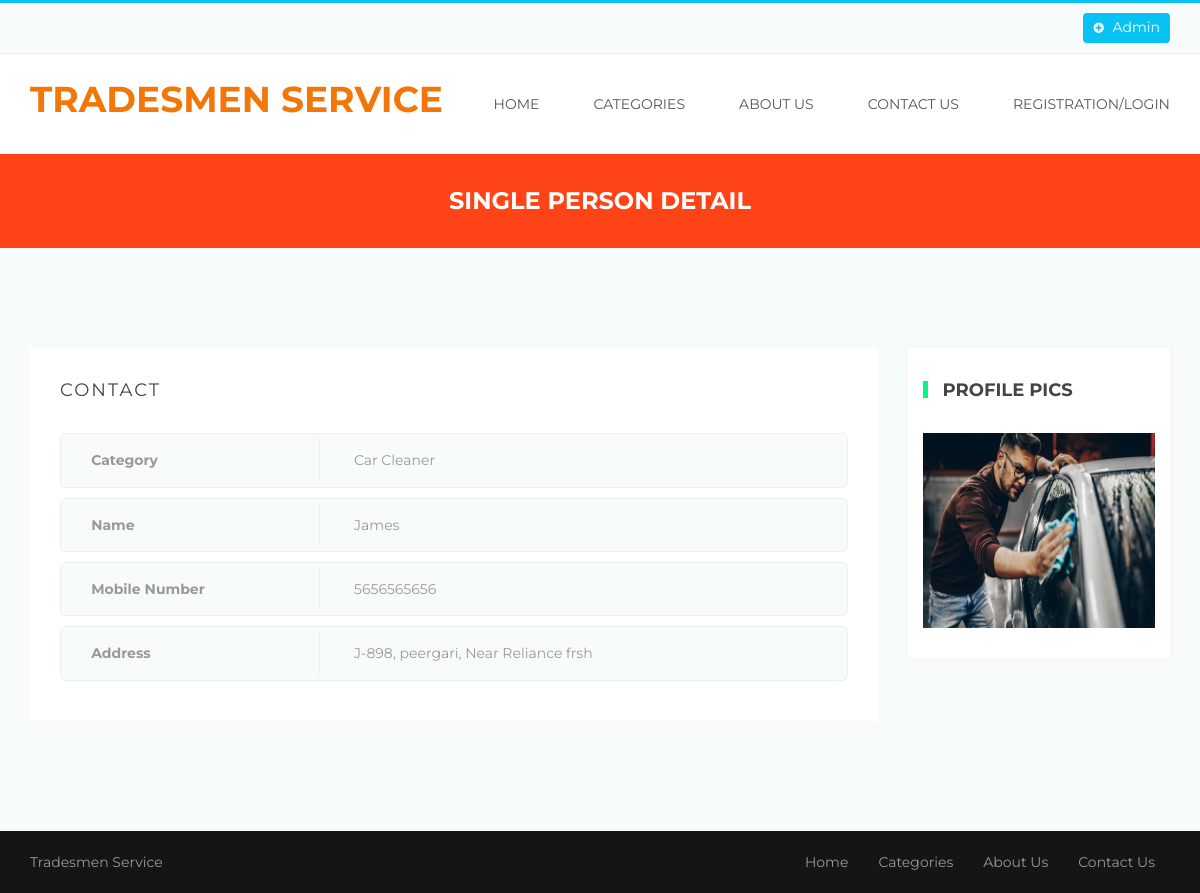
The app's page /single-person-detail.php?viewid=12 with its own data.
### tables this page shows
CREATE TABLE `tblperson` (
  `ID` int(10) NOT NULL,
  `Category` varchar(200) DEFAULT NULL,
  `Name` varchar(200) DEFAULT NULL,
  `Picture` varchar(200) DEFAULT NULL,
  `MobileNumber` bigint(10) DEFAULT NULL,
  `Address` mediumtext DEFAULT NULL,
  `City` varchar(200) NOT NULL,
  `RegDate` timestamp NULL DEFAULT current_timestamp()
);

### single-person-detail.php (the view, shortened to what this page needs)
<!DOCTYPE html>
<html>
<head>
	<link rel="stylesheet" type="text/css" href="bootstrap/css/bootstrap.min.css">
	<link rel="stylesheet" type="text/css" href="css/style.css">
	<link rel="stylesheet" type="text/css" href="css/menu.css">
	<link rel="stylesheet" type="text/css" href="css/color/color.css">
	<link rel="stylesheet" type="text/css" href="assets/testimonial/css/style.css" />
	<link rel="stylesheet" type="text/css" href="assets/testimonial/css/elastislide.css" />
	<link rel="stylesheet" type="text/css" href="css/responsive.css">
    <link rel="stylesheet" type="text/css" href="css/font-awesome.css">
	<link rel="stylesheet" type="text/css" href="assets/revolution_slider/css/revslider.css" media="screen" />
</head>
<body>
	<div class="theme-wrap clearfix">
	<?php include_once('includes/header.php');?>
		<div class="page-title-wrap bgorange-1 padding-top-30 padding-bottom-30">
			<h4 class="white">Single Person Detail</h4>
		</div>
		<section class="aside-layout-section padding-top-70 padding-bottom-40">
			<div class="container">
				<div class="row">
					<?php
$vid=$_GET['viewid'];
$sql="SELECT * from  tblperson where ID=:vid";
$query = $dbh -> prepare($sql);
$query->bindParam(':vid',$vid,PDO::PARAM_STR);
$query->execute();
$results=$query->fetchAll(PDO::FETCH_OBJ);
$cnt=1;
if($query->rowCount() > 0)
{
foreach($results as $row)
{               ?>
					<div class="col-md-9 col-sm-8 col-xs-12 main-wrap">
						<div class="listing-single padding-bottom-40">
							<div class="single-listing-wrap">
								<div class="listing-contact-detail-wrap">
									<div class="listing-contact-section-title">
										<h5>contact</h5>
									</div>
									<div class="listing-contact-section-table">
<div class="listing-contact-table-field">
											<ul>
												<li class="info" style="font-weight:bold">Category</li>
												<li class="details"><?php  echo $row->Category ;?> </li>
											</ul>
										</div>
										<div class="listing-contact-table-field">
											<ul>
												<li class="info" style="font-weight:bold">Name</li>
												<li class="details"><?php  echo $row->Name;?> </li>
											</ul>
										</div>
										<div class="listing-contact-table-field">
											<ul>
												<li class="info" style="font-weight:bold">Mobile Number</li>
												<li class="details"><?php  echo $row->MobileNumber;?></li>
											</ul>
										</div>
										<div class="listing-contact-table-field">
											<ul>
												<li class="info" style="font-weight:bold">Address</li>
												<li class="details"><?php  echo $row->Address;?></li>
											</ul>
										</div>
									</div>
								</div>
							</div>
						</div>
					</div>
					<div class="col-md-3 col-sm-4 col-xs-12" style="padding-top: 30px">
						<div class="sidebar sidebar-wrap">
							<div class="sidebar-widget shadow-1">
								<div class="sidebar-widget-title">
									<h5><span class="bgblue-1"></span>Profile Pics</h5>
								</div>
								<div class="sidebar-widget-content advertise  clearfix">
									<div class="sidebar-image-ads">
										<img src="admin/images/<?php echo $row->Picture;?>" height="195" width="300" alt="listing item"/>
									</div>
								</div>
							</div>
						</div>
					</div>
					<?php $cnt=$cnt+1;}} else{?>
<h4 style="color:red;">No Result Found</h4>
<?php } ?>
				</div>
			</div>
		</section>
	<?php include_once('includes/footer.php');?>
	</div>
</body>
</html>

### css/style.css (style rules this page uses)
html, body, div, span, applet, object, iframe,h1, h2, h3, h4, h5, h6, p, blockquote, pre,a, abbr, acronym, address, big, cite, code,del, dfn, em, img, ins, kbd, q, s, samp, small, strike, strong, sub, sup, tt, var,b, u, i, center,dl, dt, dd, ol, ul, li,fieldset, form, label, legend,table, caption, tbody, tfoot, thead, tr, th, td, article, aside, canvas, details, embed,figure, figcaption, footer, header, hgroup,menu, nav, output, ruby, section, summary,time, mark, audio, video { margin: 0;padding: 0;border: 0;font-size: 100%;font: inherit;vertical-align: baseline; }
article, aside, details, figcaption, figure,footer, header, hgroup, menu, nav, section { display: block; }
body { line-height: 1;margin:0 ;padding:0 ;transition:all 0.3s ease;overflow-x: hidden; }
html { position:relative;overflow-x:hidden; }
ol, ul { list-style: none;margin:0; padding:0; }
img { display:block; }
img { max-width:100%; }
body { font-family:'Montserrat',sans-serif; }
h1,h2,h3,h4,h5,h6 { font-family:'Montserrat',sans-serif; font-weight:700; margin:0; text-align:center; line-height:1.4; letter-spacing:0.6px; text-transform:uppercase; letter-spacing:0; }
h4 { font-size:24px; }
h5 { font-size:18px; }
a,span,ul,li { font-family:'Montserrat'; font-size:14px; padding:0; font-weight:400; text-align:center; margin:0; line-height:1.6; text-decoration:none !important; }
p,span,a { padding:0; }
.container,.container-fluid { padding-left:0;padding-right:0; }
.padding-bottom-30 { padding-bottom:30px; }
.padding-bottom-40 { padding-bottom:40px; }
.padding-top-30 { padding-top:30px; }
.padding-top-70 { padding-top:70px; }
.sidebar-widget { padding:15px 15px;margin-bottom:30px; }
.sidebar-widget-title { padding:15px 0; }
.sidebar-widget-title h5 { display:inline-block; }
.sidebar-widget-title h5 span { display:inline-block;margin-right:15px;width:5px;height:17px;line-height:1;position:relative;top:2px;letter-spacing:2px; }
.sidebar-widget-content { padding:15px 0; }
.listing-contact-detail-wrap { padding:30px;background:#fff;margin:30px 0; }
.listing-contact-section-title h5 { text-transform:uppercase;letter-spacing:2px;font-weight:400;text-align:left; }
.listing-contact-section-table { margin-top:30px; }
.listing-contact-table-field { padding:5px 0;background:#f7fbfc;margin-bottom:10px;border:1px solid #e9f1f3;border-radius:6px; }
.listing-contact-table-field ul li { text-align:left;display:inline-block;padding:10px 30px; }
.listing-contact-table-field ul li.info { width:33%;border-right:1px solid #eee; }
.listing-contact-table-field ul li.details { width:66.5%; }

### css/color/color.css (style rules this page uses)
h1,h2,h3,h4,h5,h6 { color:#444; }
p,a,span,ul,li { color:#999; }
body { background:#f7fbfc; }
.white { color:#fff; }
.bgblue-1 { background:#08f388; }
.bgorange-1 { background:#fe4317; }
.shadow-1 { -webkit-box-shadow: 0 0 6px 3px rgba(0,0,0,0.01); -moz-box-shadow: 0 0 6px 3px rgba(0,0,0,0.01); box-shadow: 0 0 6px 3px rgba(0,0,0,0.01); }
.sidebar-widget { background:#fff; }

### css/responsive.css (style rules this page uses)
@media screen and (max-device-width:1199px) { .container { padding-left:15px;padding-right:15px; } }

### records on screen
tblperson: Category "Car Cleaner", Name "James", MobileNumber "5656565656", Address "J-898, peergari, Near Reliance frsh", Picture (picture)
